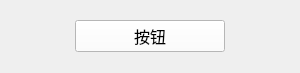
<?xml version="1.0" encoding="UTF-8"?>
<ui version="4.0">
 <class>hzd::QRowButton</class>
 <widget class="QWidget" name="hzd::QRowButton">
  <property name="geometry">
   <rect>
    <x>0</x>
    <y>0</y>
    <width>300</width>
    <height>73</height>
   </rect>
  </property>
  <property name="maximumSize">
   <size>
    <width>300</width>
    <height>16777215</height>
   </size>
  </property>
  <property name="font">
   <font>
    <pointsize>12</pointsize>
   </font>
  </property>
  <property name="windowTitle">
   <string>QRowButton</string>
  </property>
  <property name="styleSheet">
   <string notr="true">QPushButton {
	background-color:white;
}</string>
  </property>
  <layout class="QHBoxLayout" name="horizontalLayout">
   <item>
    <spacer name="horizontalSpacer">
     <property name="orientation">
      <enum>Qt::Horizontal</enum>
     </property>
     <property name="sizeHint" stdset="0">
      <size>
       <width>133</width>
       <height>20</height>
      </size>
     </property>
    </spacer>
   </item>
   <item>
    <widget class="QPushButton" name="pushButton">
     <property name="minimumSize">
      <size>
       <width>150</width>
       <height>0</height>
      </size>
     </property>
     <property name="font">
      <font>
       <pointsize>12</pointsize>
      </font>
     </property>
     <property name="text">
      <string>按钮</string>
     </property>
    </widget>
   </item>
   <item>
    <spacer name="horizontalSpacer_2">
     <property name="orientation">
      <enum>Qt::Horizontal</enum>
     </property>
     <property name="sizeHint" stdset="0">
      <size>
       <width>132</width>
       <height>20</height>
      </size>
     </property>
    </spacer>
   </item>
  </layout>
 </widget>
 <resources/>
 <connections/>
</ui>
